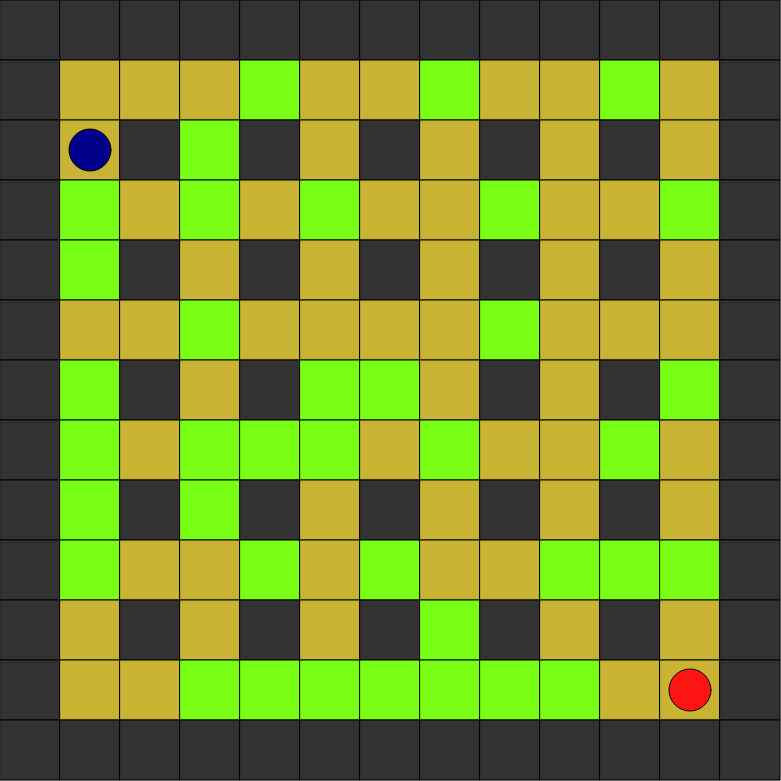
Frame 1 (no input)
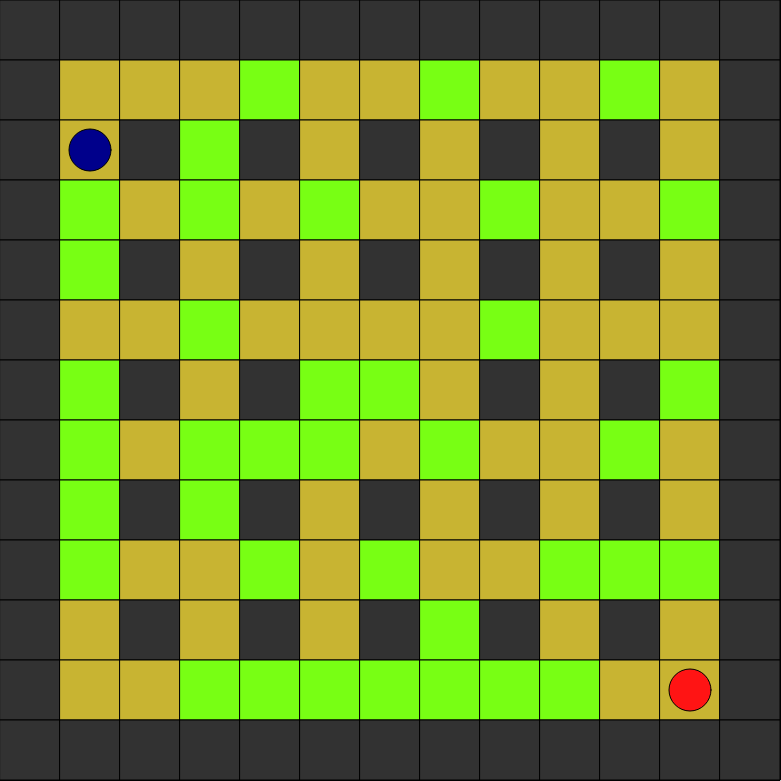
Frame 60 (no input)
Frame 120 (the mouse pressed at the canvas centre since frame 60): identical to frame 60, image omitted

The p5.js sketch that drew these frames (run headless with seeded random() and noise() and a simulated clock; from frame 60 on, the mouse is pressed at the canvas centre):

// p5.js sketch
// ── sketch.js


function setup() {
  
   frameRate(60)
  createCanvas(781,781);
  initboard();
  initPlayers();
  background(200);

  // noLoop();

}

function draw() {
  showplaces();
  showbombs();
  showexplosions();
  showplayers();

}
function keyPressed(){

}

// ── Bomb.js
let Bombs = [];
class Bomb {
  constructor(x, y , lifetime = 200, range = 3){
    this.lifetime = lifetime;
    this.x = x;
    this.y = y;
    this.range = range;
    this.stepping = true;
  }
  update() {
    this.lifetime--;
    for(let i = 0; i < players.length; i++){
      if(players[i].x !== this.x && players[i].y !== this.y)
      this.stepping = false
    }
  }
  show() {
    fill(20);
    ellipse(this.x*placeSize + placeSize*0.5, this.y*placeSize + placeSize*0.5,placeSize*0.8,placeSize*0.8);
  }


  Boom() {
    explosions.push(new Explosion(this.x,this.y,this.range))

    //I will add an explosion animation in later..



  }
}

function placeBomb(x,y) {
  Bombs.push(new Bomb(x,y))
}

function showbombs() {
  for(let i = Bombs.length-1; i >= 0; i--) {
    let bomb = Bombs[i];
    bomb.update();
    if(bomb.lifetime < 0){
      bomb.Boom();
      Bombs.splice(i,1);
    }
    bomb.show();
  }
}
function BombIsntHere(x,y) {
  let onBomb = true;
  for(let i = 0; i < Bombs.length; i++){
    if(Bombs[i].stepping && Bombs[i].x === x && Bombs[i].y === y) {
      onBomb = false;
      break;
    }
  }
  return onBomb;
}

// ── Player.js
let players = [];

function initPlayers() {
  let plr1 = {
    x: 1,
    y: 2,
    movement: [38, 39, 40, 37, 32],
    colour: "darkblue"
  }
  let plr2 = {
    x: 11,
    y: 11,
    movement: [87, 68, 83, 65, 13],
    colour: color(255, 20, 20)
  }

  players.push(new Player(plr1.x, plr1.y, plr1.movement,plr1.colour));
  players.push(new Player(plr2.x, plr2.y, plr2.movement, plr2.colour));
}

class Player {
  constructor(x, y, movement, colour = color(50, 50, 255)) {
    this.sx = x;
    this.sy = y;
    this.x = x;
    this.y = y;
    this.color = colour;
    this.mov = movement;
    this.speed = 0.03;
    this.lastdirection = 1234;
  }
  show() {
    fill(this.color);
    ellipse(this.sx * placeSize + placeSize * 0.5, this.sy * placeSize + placeSize * 0.5, placeSize * 0.7, placeSize * 0.7)

  }
  move() {

    if (keyIsDown(this.mov[0])) {
      if(this.sy + 0.1 >= this.y){
        this.sy -= this.speed;
      } else if (moveAllowed(this.x, this.y - 1, -1)) {
        this.sy -= this.speed;

      }
    } else if (keyIsDown(this.mov[2])) {
       if (this.sy - 0.1 <= this.y) {
         this.sy += this.speed;
       } else if (moveAllowed(this.x, this.y + 1,+ 1)){
         this.sy += this.speed;
           
           }
    } else if (keyIsDown(this.mov[1])) {
      if (this.sx - 0.1 <= this.x) {
        this.sx += this.speed;
      } else if (moveAllowed(this.x + 1, this.y,1)){
        this.sx += this.speed;
          
      }
    } else if (keyIsDown(this.mov[3])) {
        if (this.sx + 0.1 >= this.x) {
          this.sx -= this.speed;
        } else if (moveAllowed(this.x - 1, this.y,3)){
          this.sx -= this.speed;
        }
    }
    this.x = round(this.sx);
    this.y = round(this.sy);

    if (keyIsDown(this.mov[4])) {
      if (placeAllowed(this.x, this.y))
        placeBomb(this.x, this.y, 200);
    }

  }
}

function showplayers() {



  for (let i = 0; i < players.length; i++) {
    let plr = players[i];
    plr.move();
    plr.show();
    let live = true;
    for (let o = 0; o < explosions.length; o++) {
      let par = explosions[o].particles;

      for (let p = 0; p < explosions[o].particles.length; p++) {
        if (plr.y === par[p].x && plr.x === par[p].y) {
          players.splice(i, 1);
          break;
        }
      }
    }

  }


}

function PlayerIsntHere(x, y) {
  let notHere = 0;
  for (let i = 0; i < players.length; i++) {
    let plr = players[i]
    if (plr.x === x && plr.y === y)
      notHere += 1;
  }
  if (notHere < 2)
    return true;
}

//I have to create placeAllowed function
function moveAllowed(x, y, di) {

  if (gameboard[y][x] === 0 && BombIsntHere(x, y) && PlayerIsntHere(x, y))
    return true;
}

function placeAllowed(x, y) {
  let nobomb = true
  for (let i = 0; i < Bombs.length; i++) {
    if (Bombs[i].x === x && Bombs[i].y === y)
      nobomb = false;

  }
  if (nobomb && gameboard[y][x] === 0 && BombIsntHere(x, y))
    return true;
}

function checkifcan(){

}
// ── explosion.js
let explosions = [];

function showexplosions() {

    for(let i = explosions.length-1 ; i >= 0; i--){
      let expl = explosions[i];
        expl.show();

    }
}
function deleteExpl(){
  explosions.splice(0,1);
}


class Explosion{
  constructor(x,y,range){
    this.x = x;
    this.y = y;
    this.range = range;
    this.particles = [];
    this.lifetime = 50;

    let i = this.y;
    let o = this.x;
    //X direction
    for(let o = 1; o < this.range; o++) {

      if((o + this.x > 0 && o + this.x < gameboard.length-1) && gameboard[this.y][o + this.x] === 2){
        gameboard[this.y][o + this.x] = 0;
        let part = {x:this.y, y:o + this.x};
        this.particles.push(part);

        break;
      } else if(gameboard[this.y][o + this.x] === 1){
      break;
    }else{
      let part = {x:this.y, y:o + this.x};
      this.particles.push(part);
    }
    }
    for(let o = -1; o > -this.range; o--) {

      if((o + this.x > 0 && o + this.x < gameboard.length-1) && gameboard[this.y][o + this.x] === 2){
        gameboard[this.y][o + this.x] = 0;
          this.particles.push({x:this.y,y:o + this.x});
        break;
      } else if(gameboard[this.y][o + this.x] === 1){
      break;
    }else
    this.particles.push({x:this.y,y:o + this.x});
    }
    //Y direction
    for(let i = 1; i < this.range; i++) {

      if((i + this.y > 0 && i + this.y < gameboard.length-1) && gameboard[i + this.y][o] === 2){
        gameboard[i + this.y][o] = 0;
  this.particles.push({x:i + this.y,y:o});
        break;
      } else if(gameboard[i + this.y][o] === 1){
      break;
    } else
    this.particles.push({x:i + this.y,y:o});
    }


    for(let i = -1; i > -this.range; i--) {

      if((i + this.y > 0 && i + this.y < gameboard.length-1) && gameboard[i + this.y][o] === 2){
        gameboard[i + this.y][o] = 0;
          this.particles.push({x:i + this.y,y:o});

        break;
      } else if(gameboard[i + this.y][o] === 1){
      break;

    }else
      this.particles.push({x:i + this.y,y:o});
  }
  }

  show(){
    //let pSB = placeSize+10;
    let pSE = placeSize-20;
    fill(222,190,20)
    for(let i = 0; i < this.particles.length; i++){
      let par = this.particles[i];
      rect(par.y*placeSize+10, par.x*placeSize+10, pSE,pSE)
    }
    if(--this.lifetime < 0)
      deleteExpl();
  }
}

// ── gameboard.js
let gameboard;
let placeSize = 60;
function initboard() {
    gameboard = new Array(floor(width/placeSize));
    for(let i = 0; i < gameboard.length; i++){
      gameboard[i] = new Array(floor(height/placeSize));
      gameboard[i].fill(0);
    }

    gameboard = getMap();
}

function showplaces(){
  for(let o = 0; o < gameboard.length; o++){
    for(let i = 0; i < gameboard[0].length; i++){
      fill(colorofplace(gameboard[i][o]));
      rect(o*placeSize,i*placeSize,placeSize,placeSize);
    }
  }
}

function colorofplace(p){
  if(p === 1)
    return color(50,50,50);
  else if(p === 2)
    return color(120,255,20);
  else
    return color(200,180,50);
}



// ── getMap.js
function getMap() {
  //Editing map here is so boring i will make an editor and map generator on later stream.
  let mymap = [
    [
      1,
      1,
      1,
      1,
      1,
      1,
      1,
      1,
      1,
      1,
      1,
      1,
      1
    ],
    [
      1,
      0,
      0,
      0,
      2,
      0,
      0,
      2,
      0,
      0,
      2,
      0,
      1
    ],
    [
      1,
      0,
      1,
      2,
      1,
      0,
      1,
      0,
      1,
      0,
      1,
      0,
      1
    ],
    [
      1,
      2,
      0,
      2,
      0,
      2,
      0,
      0,
      2,
      0,
      0,
      2,
      1
    ],
    [
      1,
      2,
      1,
      0,
      1,
      0,
      1,
      0,
      1,
      0,
      1,
      0,
      1
    ],
    [
      1,
      0,
      0,
      2,
      0,
      0,
      0,
      0,
      2,
      0,
      0,
      0,
      1
    ],
    [
      1,
      2,
      1,
      0,
      1,
      2,
      2,
      0,
      1,
      0,
      1,
      2,
      1
    ],
    [
      1,
      2,
      0,
      2,
      2,
      2,
      0,
      2,
      0,
      0,
      2,
      0,
      1
    ],
    [
      1,
      2,
      1,
      2,
      1,
      0,
      1,
      0,
      1,
      0,
      1,
      0,
      1
    ],
    [
      1,
      2,
      0,
      0,
      2,
      0,
      2,
      0,
      0,
      2,
      2,
      2,
      1
    ],
    [
      1,
      0,
      1,
      0,
      1,
      0,
      1,
      2,
      1,
      0,
      1,
      0,
      1
    ],
    [
      1,
      0,
      0,
      2,
      2,
      2,
      2,
      2,
      2,
      2,
      0,
      0,
      1
    ],
    [
      1,
      1,
      1,
      1,
      1,
      1,
      1,
      1,
      1,
      1,
      1,
      1,
      1
    ]
  ]

  return mymap.slice();
}
